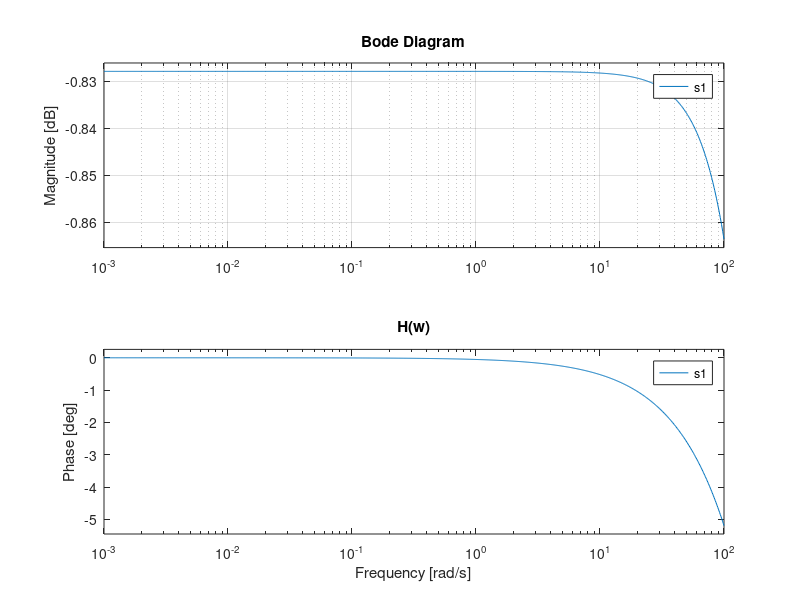

This figure's MATLAB source:
% 3A
figure()
figure(7)
r1 = 10;
rl = 100;
c = 0.0001;
s1 = tf(1, [(r1 * c) (1 + r1 / rl)]);
bode(s1, {0.001, 100});
title('H(w)');
grid;



